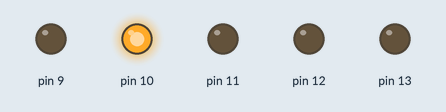
A sketch run on a simulated Arduino Uno, built with avr-gcc and run on an emulated ATmega328P. Parts: output pins drawn as LEDs (lit = HIGH).

Above: at 0.17 s.
Timing chart, 0 to 1.8 s (numbered marks = the images above):
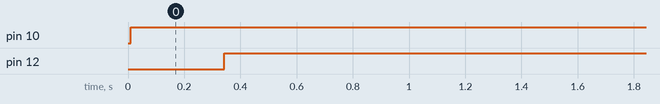

Measured:
- by itself, pin 10: LOW → HIGH at 0.01 s
- by itself, pin 12: LOW → HIGH at 0.34 s

The sketch:

question_2.ino
```cpp
//QUESTION 2: Create a LED sequence with 5 leds that cycles randomly at different paces


void setup()

  {
  pinMode(9,OUTPUT);
  pinMode(10,OUTPUT);
  pinMode(11,OUTPUT);
  pinMode(12,OUTPUT);
  pinMode(13,OUTPUT);
  }
void loop()

 {
  digitalWrite(9,LOW);
  delay(10);
  digitalWrite(10,HIGH);
  delay(233);
  digitalWrite(11,LOW);
  delay(100);
  digitalWrite(12,HIGH);
  delay(300);
  digitalWrite(13,LOW);
  delay(700);
  }
```
